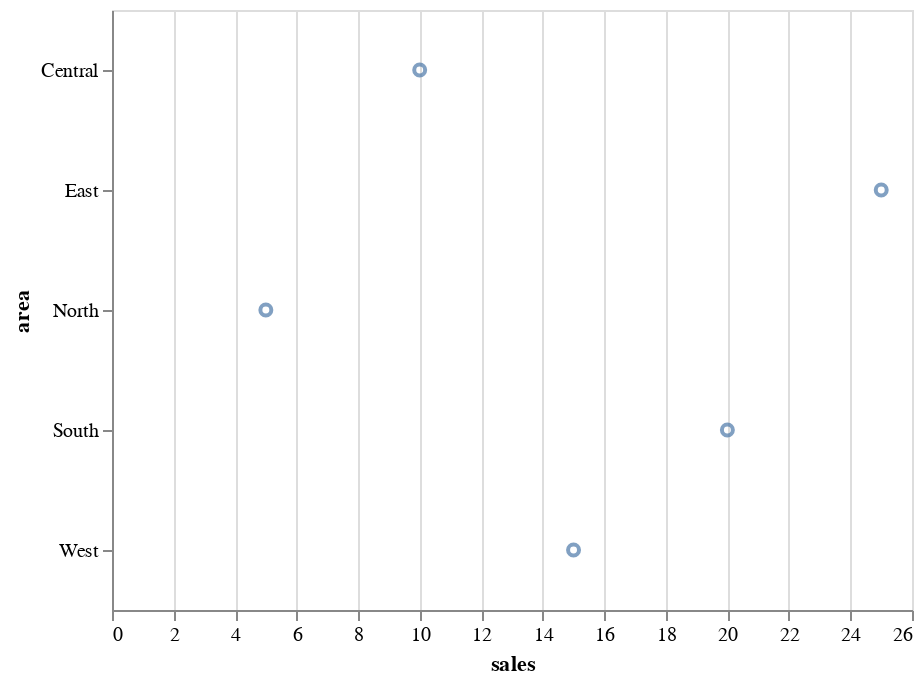

The notebook cell this image was saved under:
### Code cell
alt.Chart(sample).mark_point().encode(
    y = "area",
    x = "sales"
)

### Figure 1 — Vega-Lite specification as saved in the notebook (floating-point values rounded to 4 significant figures)
{"$schema": "https://vega.github.io/schema/vega-lite/v3.4.0.json", "config": {"mark": {"tooltip": null}, "view": {"height": 300, "width": 400}}, "data": {"name": "data-e9a1bf97bac3c6f8642dc2ef7d8e4b49"}, "datasets": {"data-e9a1bf97bac3c6f8642dc2ef7d8e4b49": [{"area": "North", "profit": 2, "sales": 5}, {"area": "East", "profit": 8, "sales": 25}, {"area": "West", "profit": 6, "sales": 15}, {"area": "South", "profit": 5, "sales": 20}, {"area": "Central", "profit": 3, "sales": 10}]}, "encoding": {"x": {"field": "sales", "type": "quantitative"}, "y": {"field": "area", "type": "nominal"}}, "mark": "point"}
